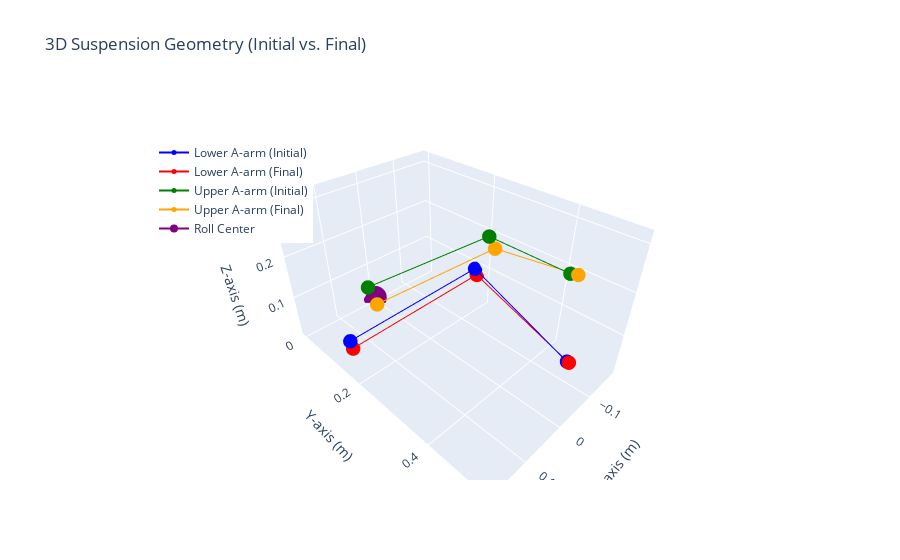

Notebook cell for this chart:
### Code cell
# Extract the initial and final suspension points from the results
lower_initial = results[0, 2:11].reshape(3, 3)  # First row, lower A-arm (3x3)
upper_initial = results[0, 11:20].reshape(3, 3)  # First row, upper A-arm (3x3)

lower_final = results[-1, 2:11].reshape(3, 3)  # Last row, lower A-arm (3x3)
upper_final = results[-1, 11:20].reshape(3, 3)  # Last row, upper A-arm (3x3)

# Extract roll centers
rc_initial = results[0, 20:23]  # Initial roll center
rc_final = results[-1, 20:23]  # Final roll center

# Create a 3D scatter plot
fig = go.Figure()

# Add initial lower A-arm points
fig.add_trace(go.Scatter3d(
    x=lower_initial[:, 0], y=lower_initial[:, 1], z=lower_initial[:, 2],
    mode='markers+lines',
    marker=dict(size=5, color='blue'),
    name='Lower A-arm (Initial)'
))

# Add final lower A-arm points
fig.add_trace(go.Scatter3d(
    x=lower_final[:, 0], y=lower_final[:, 1], z=lower_final[:, 2],
    mode='markers+lines',
    marker=dict(size=5, color='red'),
    name='Lower A-arm (Final)'
))

# Add initial upper A-arm points
fig.add_trace(go.Scatter3d(
    x=upper_initial[:, 0], y=upper_initial[:, 1], z=upper_initial[:, 2],
    mode='markers+lines',
    marker=dict(size=5, color='green'),
    name='Upper A-arm (Initial)'
))

# Add final upper A-arm points
fig.add_trace(go.Scatter3d(
    x=upper_final[:, 0], y=upper_final[:, 1], z=upper_final[:, 2],
    mode='markers+lines',
    marker=dict(size=5, color='orange'),
    name='Upper A-arm (Final)'
))

# Add roll center points
fig.add_trace(go.Scatter3d(
    x=[rc_initial[0], rc_final[0]],
    y=[rc_initial[1], rc_final[1]],
    z=[rc_initial[2], rc_final[2]],
    mode='markers+lines',
    marker=dict(size=8, color='purple'),
    name='Roll Center'
))

# Configure the layout
fig.update_layout(
    scene=dict(
        xaxis_title='X-axis (m)',
        yaxis_title='Y-axis (m)',
        zaxis_title='Z-axis (m)'
    ),
    title="3D Suspension Geometry (Initial vs. Final)",
    legend=dict(x=0.1, y=0.9)
)

# Show the figure
fig.show()

# Print the initial and final points
print("Initial Lower A-arm Points:\n", lower_initial)
print("Final Lower A-arm Points:\n", lower_final)

print("Initial Upper A-arm Points:\n", upper_initial)
print("Final Upper A-arm Points:\n", upper_final)

print("Initial Roll Center:", rc_initial)
print("Final Roll Center:", rc_final)

### Figure 1 — Plotly figure (JSON) as saved in the notebook; plotly's stock layout.template omitted (floating-point values rounded to 4 significant figures)
{"data": [{"marker": {"color": "blue", "size": 5}, "mode": "markers+lines", "name": "Lower A-arm (Initial)", "type": "scatter3d", "x": [-0.0175, -0.18, 0.18], "y": [0.519, 0.165, 0.17], "z": [0.137, 0.087, 0.087]}, {"marker": {"color": "red", "size": 5}, "mode": "markers+lines", "name": "Lower A-arm (Final)", "type": "scatter3d", "x": [-0.01744, -0.18, 0.18], "y": [0.5226, 0.1711, 0.1761], "z": [0.1371, 0.07233, 0.07189]}, {"marker": {"color": "green", "size": 5}, "mode": "markers+lines", "name": "Upper A-arm (Initial)", "type": "scatter3d", "x": [0.0015, -0.135, 0.18], "y": [0.5065, 0.24, 0.255], "z": [0.315, 0.22, 0.255]}, {"marker": {"color": "orange", "size": 5}, "mode": "markers+lines", "name": "Upper A-arm (Final)", "type": "scatter3d", "x": [-0.002619, -0.135, 0.18], "y": [0.5169, 0.2574, 0.2754], "z": [0.3158, 0.1983, 0.2318]}, {"marker": {"color": "purple", "size": 8}, "mode": "markers+lines", "name": "Roll Center", "type": "scatter3d", "x": [0, 0], "y": [0, 0], "z": [0.01062, 0.009899]}], "layout": {"legend": {"x": 0.1, "y": 0.9}, "scene": {"xaxis": {"title": {"text": "X-axis (m)"}}, "yaxis": {"title": {"text": "Y-axis (m)"}}, "zaxis": {"title": {"text": "Z-axis (m)"}}}, "title": {"text": "3D Suspension Geometry (Initial vs. Final)"}}}
